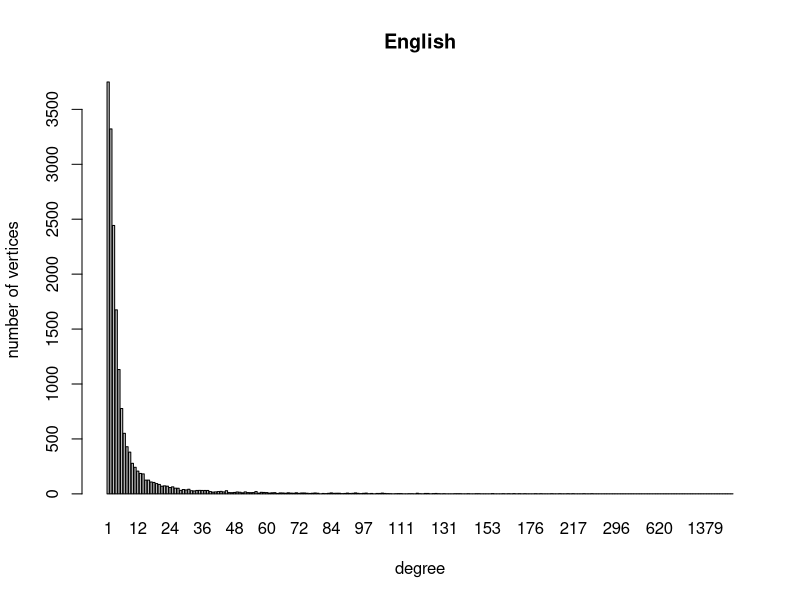
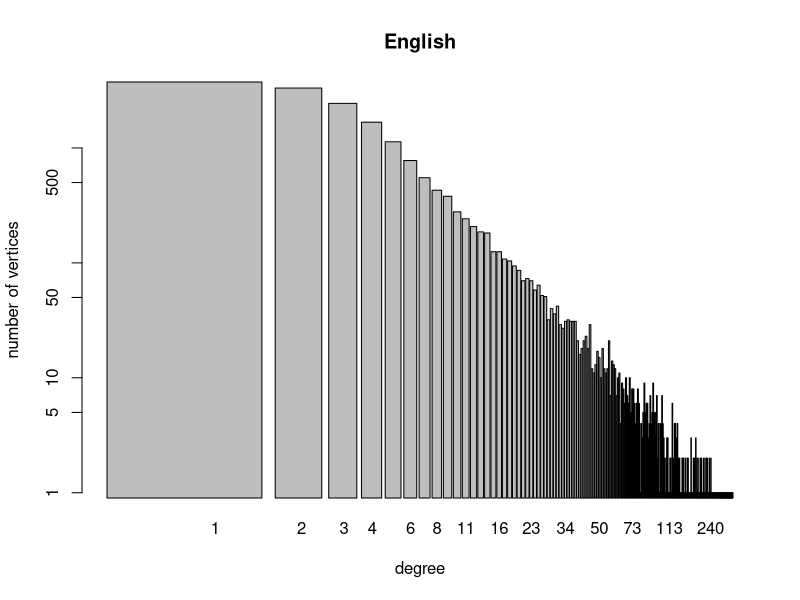

R code for these plots, in order:
require("stats4") # for MLE
require("VGAM") # for the Riemann-zeta function

degree_sequence = read.table("./data/English_out-degree_sequence.txt", header = FALSE)
degree_spectrum = table(degree_sequence)

N <- dim(degree_sequence)[1]

barplot(degree_spectrum, main = "English", xlab = "degree", ylab = "number of vertices")
barplot(degree_spectrum, main = "English", xlab = "degree", ylab = "number of vertices", log = "xy")

x <- degree_sequence$V1
minus_log_likelihood_zeta <- function(gamma) {
  length(x) * log(zeta(gamma)) + gamma * sum(log(x))
}

mle_zeta <- mle(minus_log_likelihood_zeta, start = list(gamma = 2),
                method = "L-BFGS-B", lower = c(1.0000001))

summary(mle_zeta)
attributes(summary(mle_zeta))
gamma <- attributes(summary(mle_zeta))$coef[1]

attributes(summary(mle_zeta))$m2logL


get_AIC <- function(m2logL,K,N) {
  m2logL + 2*K*N/(N-K-1) # AIC with a correction for sample size
}

AIC <- get_AIC(attributes(summary(mle_zeta))$m2logL, 1, N)
